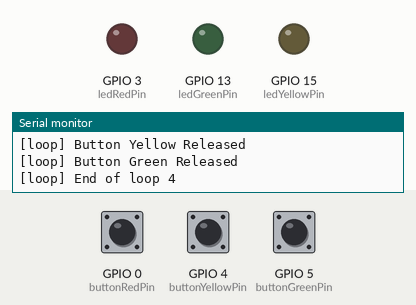
Recording of a sketch running on a simulated ESP8266 (NodeMCU). On the bench: output pins drawn as LEDs (lit = HIGH), the last lines printed to the serial monitor. Inputs (shaded band) come from the test bench; at power-on: GPIO 0 (buttonRedPin) HIGH, GPIO 4 (buttonYellowPin) HIGH, GPIO 5 (buttonGreenPin) HIGH.

Above: at 1.8 s.
1.9 s: GPIO 0 (buttonRedPin) pulled LOW for 0.6 s
At 2.4 s:
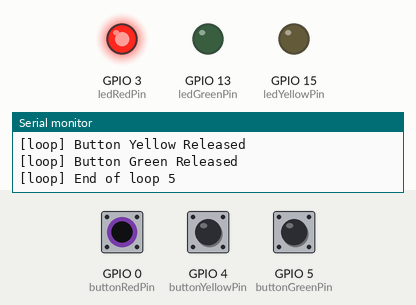
4.0 s: GPIO 4 (buttonYellowPin) pulled LOW for 0.6 s
At 4.8 s:
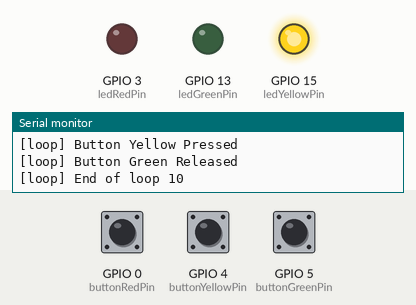
6.5 s: GPIO 5 (buttonGreenPin) pulled LOW for 0.6 s
At 6.9 s:
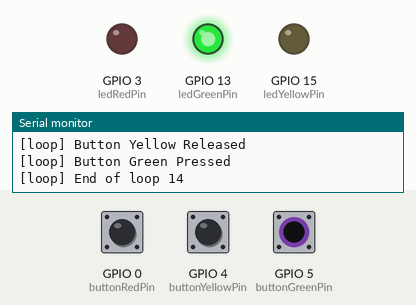
9.0 s: GPIO 5 (buttonGreenPin) pulled LOW for 3.2 s
At 13.2 s:
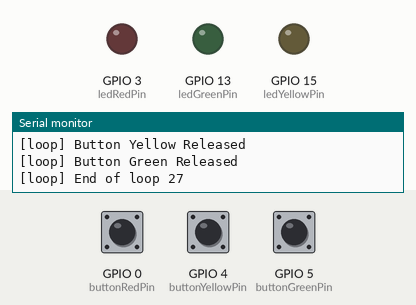
14.1 s: GPIO 0 (buttonRedPin) pulled LOW for 3.2 s
At 14.8 s:
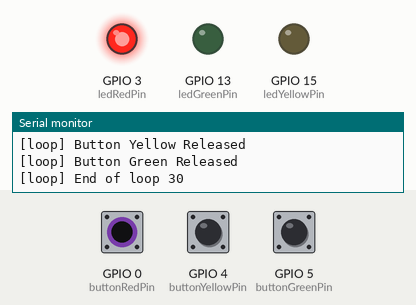
19.1 s: GPIO 0 (buttonRedPin) driven LOW and GPIO 4 (buttonYellowPin) driven LOW
At 20.1 s:
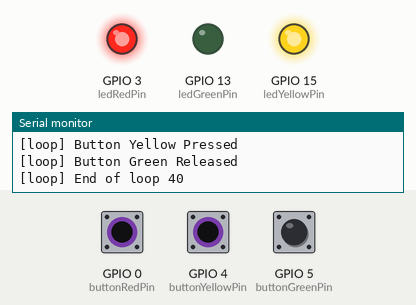
Timing chart, 0 to 21.6 s (numbered marks = the images above; inputs shaded):
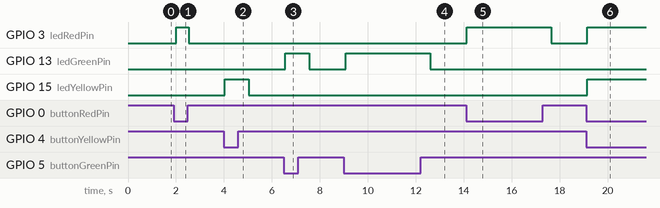

The sketch:

esp8266.ino
```cpp
#include <ESP8266WiFi.h>
#include <ESP8266HTTPClient.h>
#include <WiFiClientSecure.h>

const int ledRedPin = 3;
const int ledYellowPin = 15;
const int ledGreenPin = 13;

const int buttonRedPin = 0;
const int buttonYellowPin = 4;
const int buttonGreenPin = 5;

const int updateDelay = 500;

int loopCounter = 0;

void setup()
{
	Serial.begin(115200);
	logSetup("Start");

	logSetup("Pins Setup");
	pinMode(buttonRedPin, INPUT_PULLUP);
	pinMode(buttonYellowPin, INPUT_PULLUP);
	pinMode(buttonGreenPin, INPUT_PULLUP);

	digitalWrite(buttonRedPin, HIGH);
	digitalWrite(buttonYellowPin, HIGH);
	digitalWrite(buttonGreenPin, HIGH);

	pinMode(ledRedPin, OUTPUT);
	pinMode(ledYellowPin, OUTPUT);
	pinMode(ledGreenPin, OUTPUT);

	logSetup("End");
};

void loop()
{
	update();

	logLoop("End of loop " + String(++loopCounter));
	delay(updateDelay);
};

void logSetup(String text)
{
	Serial.println("[setup] " + text);
};

void logLoop(String text)
{
	Serial.println("[loop] " + text);
};

void update()
{
	if (digitalRead(buttonRedPin) == LOW)
	{
		logLoop("Button Red Pressed");
		digitalWrite(ledRedPin, HIGH);
	}
	else
	{
		logLoop("Button Red Released");
		digitalWrite(ledRedPin, LOW);
	}

	if (digitalRead(buttonYellowPin) == LOW)
	{
		logLoop("Button Yellow Pressed");
		digitalWrite(ledYellowPin, HIGH);
	}
	else
	{
		logLoop("Button Yellow Released");
		digitalWrite(ledYellowPin, LOW);
	}

	if (digitalRead(buttonGreenPin) == LOW)
	{
		logLoop("Button Green Pressed");
		digitalWrite(ledGreenPin, HIGH);
	}
	else
	{
		logLoop("Button Green Released");
		digitalWrite(ledGreenPin, LOW);
	}
}
```

Measured:
- after the input at 1.9 s, GPIO 3 (ledRedPin): LOW → HIGH after 0.12 s, → LOW 0.50 s later
- after the input at 4.0 s, GPIO 15 (ledYellowPin): LOW → HIGH at once, → LOW 1.0 s later
- after the input at 6.5 s, GPIO 13 (ledGreenPin): LOW → HIGH after 0.06 s, → LOW 1.0 s later
- after the input at 9.0 s, GPIO 13 (ledGreenPin): LOW → HIGH after 0.08 s, → LOW 3.5 s later
- after the input at 14.1 s, GPIO 3 (ledRedPin): LOW → HIGH at once, → LOW 3.5 s later
- after the input at 19.1 s, GPIO 3 (ledRedPin), GPIO 15 (ledYellowPin): LOW → HIGH after 0.06 s
